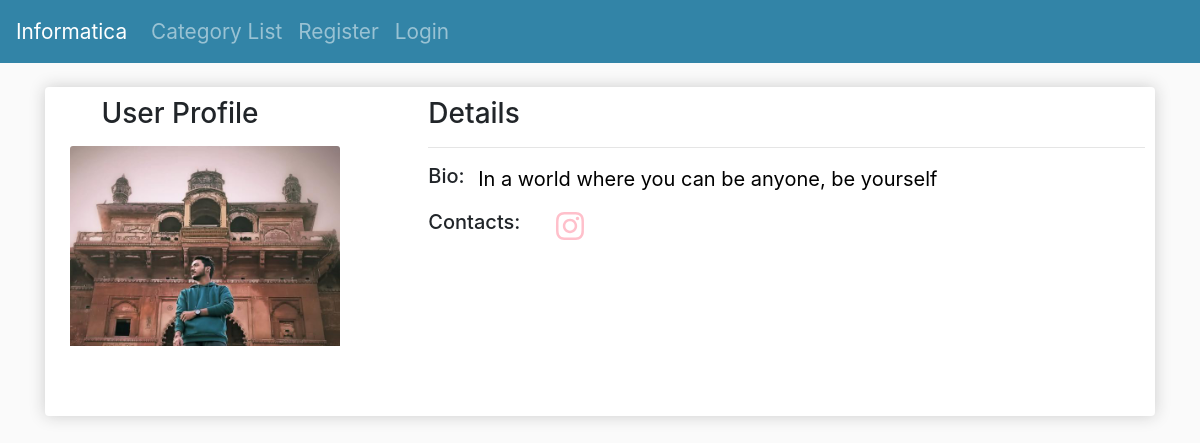
The page /members/3/Profile/ on the database its author committed.
### theblog/models.py (models this page shows, shortened)
class Profile(models.Model):
    user = models.OneToOneField(User,null=True, on_delete=models.CASCADE)
    bio = models.TextField()
    profile_pic = models.ImageField(null=True, blank=True, upload_to="images/profile/")
    website_url = models.CharField(max_length=255,null=True, blank=True)
    facebook_url = models.CharField(max_length=255,null=True, blank=True)
    twitter_url = models.CharField(max_length=255,null=True, blank=True)
    instagram_url = models.CharField(max_length=255,null=True, blank=True)
    linkdin_url = models.CharField(max_length=255,null=True, blank=True)

### members/views.py (the view)
# urls.py: path('<int:pk>/Profile/',ShowProfileView.as_view(),name="show_profile"),
class ShowProfileView(DetailView):
    model = Profile
    template_name = 'registration/user_profile.html'
    def get_context_data(self,*args,**kwargs):
        context = super(ShowProfileView, self).get_context_data(*args,**kwargs)
        page_user = get_object_or_404(Profile, id=self.kwargs['pk'])
        context["page_user"] = page_user
        return context

### members/templates/registration/user_profile.html (shortened to what this page needs)
{% extends "base.html" %} {% load static %} {% block content %}
<div class="container box-element">
        <div class="row">
                <div class="col-md-3 col-sm-3">
                        <h3 class="text-center">User Profile</h3>
                        <div class="hover01 column">
                                <div>
                                        <figure>
                                                {% if page_user.profile_pic %}
                                                <img src="{{page_user.profile_pic.url}}" class="card-img"
                                                        alt="author's image" />
                                                {% else %}
                                                <img src="{% static 'images/download.png' %}" class="card-img"
                                                        alt="author's image" />
                                                {% endif %}
                                        </figure>
                                </div>
                        </div>
                </div>
                <div class="col-md-8 col-sm-8 offset-1">
                        <h3>Details</h3>
                        <hr>
                        <div class="d-flex">
                                <h5 >Bio:</h5> &nbsp; &nbsp;
                                <p class="ft-blog-paragraph">{{page_user.bio}}</p>
                        </div>
                        <div class="d-flex mb-2">
                                <h5>Contacts: </h5> &nbsp;&nbsp;&nbsp;
                                {% if page_user.instagram_url %} &nbsp; &nbsp;
                                <a href="{{ page_user.instagram_url }}"> <i class="fab fa-instagram fa-2x"
                                                style="color: pink; padding-left: 4px;"
                                                aria-hidden="true"></i></a>{% endif %}
                        </div>
 {% endblock content %}

### theblog/static/css/core3.css (style rules this page uses)
body { background-color: hsl(0, 0%, 98%); }
.box-element { box-shadow: hsl(0, 0%, 80%) 0 0 16px; background-color: #fff; border-radius: 4px; padding: 10px; }
.ft-blog-paragraph { word-wrap: break-word; white-space: normal; color: rgb(0, 0, 0); font-family:-apple-system, BlinkMacSystemFont, "Segoe UI", Roboto, Helvetica, Arial, sans-serif, "Apple Color Emoji", "Segoe UI Emoji", "Segoe UI Symbol"; font-size : 20px; }
.hover01 figure img { -webkit-transform: scale(1); transform: scale(1); -webkit-transition: 0.3s ease-in-out; transition: 0.3s ease-in-out; }
.column { margin: 15px 15px 0; padding: 0; }
.column:last-child { padding-bottom: 60px; }
.column::after { content: ""; clear: both; display: block; }
.column div { position: relative; float: left; width: 300px; height: 200px; margin: 0 0 0 25px; padding: 0; }
.column div:first-child { margin-left: 0; }
figure { width: 270px; height: 200px; margin: 0; padding: 0; background: #fff; overflow: hidden; }

### rows shown on the page
Profile: profile_pic (picture), bio "In a world where you can be anyone, be yourself"
